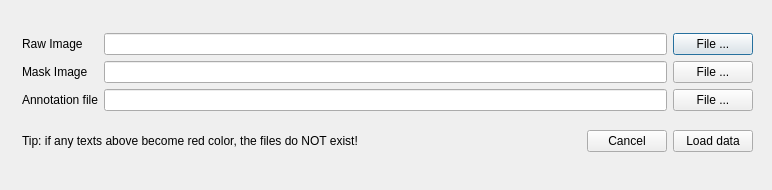
<ui version="4.0" >
 <class>Dialog_vano_linkerloader</class>
 <widget class="QDialog" name="Dialog_vano_linkerloader" >
  <property name="geometry" >
   <rect>
    <x>0</x>
    <y>0</y>
    <width>772</width>
    <height>190</height>
   </rect>
  </property>
  <property name="minimumSize" >
   <size>
    <width>772</width>
    <height>190</height>
   </size>
  </property>
  <property name="maximumSize" >
   <size>
    <width>772</width>
    <height>190</height>
   </size>
  </property>
  <property name="windowTitle" >
   <string>Linker file editor</string>
  </property>
  <widget class="QWidget" name="layoutWidget" >
   <property name="geometry" >
    <rect>
     <x>22</x>
     <y>20</y>
     <width>731</width>
     <height>146</height>
    </rect>
   </property>
   <layout class="QVBoxLayout" >
    <item>
     <layout class="QGridLayout" >
      <item row="0" column="0" >
       <widget class="QLabel" name="label_rawimg" >
        <property name="text" >
         <string>Raw Image</string>
        </property>
       </widget>
      </item>
      <item row="0" column="1" >
       <widget class="QLineEdit" name="lineEdit_rawimg" />
      </item>
      <item row="0" column="2" >
       <widget class="QPushButton" name="pushButton_rawimg" >
        <property name="text" >
         <string>File ...</string>
        </property>
       </widget>
      </item>
      <item row="1" column="0" >
       <widget class="QLabel" name="label_maskimg" >
        <property name="text" >
         <string>Mask Image</string>
        </property>
       </widget>
      </item>
      <item row="1" column="1" >
       <widget class="QLineEdit" name="lineEdit_maskimg" />
      </item>
      <item row="1" column="2" >
       <widget class="QPushButton" name="pushButton_maskimg" >
        <property name="text" >
         <string>File ...</string>
        </property>
       </widget>
      </item>
      <item row="2" column="0" >
       <widget class="QLabel" name="label_apofile" >
        <property name="text" >
         <string>Annotation file</string>
        </property>
       </widget>
      </item>
      <item row="2" column="1" >
       <widget class="QLineEdit" name="lineEdit_apofile" />
      </item>
      <item row="2" column="2" >
       <widget class="QPushButton" name="pushButton_apofile" >
        <property name="text" >
         <string>File ...</string>
        </property>
       </widget>
      </item>
     </layout>
    </item>
    <item>
     <layout class="QHBoxLayout" >
      <item>
       <widget class="QLabel" name="label" >
        <property name="text" >
         <string>Tip: if any texts above become red color, the files do NOT exist!</string>
        </property>
       </widget>
      </item>
      <item>
       <spacer>
        <property name="orientation" >
         <enum>Qt::Horizontal</enum>
        </property>
        <property name="sizeHint" stdset="0" >
         <size>
          <width>40</width>
          <height>20</height>
         </size>
        </property>
       </spacer>
      </item>
      <item>
       <widget class="QPushButton" name="pushButton_cancel" >
        <property name="text" >
         <string>Cancel</string>
        </property>
       </widget>
      </item>
      <item>
       <widget class="QPushButton" name="pushButton_loaddata" >
        <property name="text" >
         <string>Load data</string>
        </property>
       </widget>
      </item>
     </layout>
    </item>
   </layout>
  </widget>
 </widget>
 <resources/>
 <connections/>
</ui>
